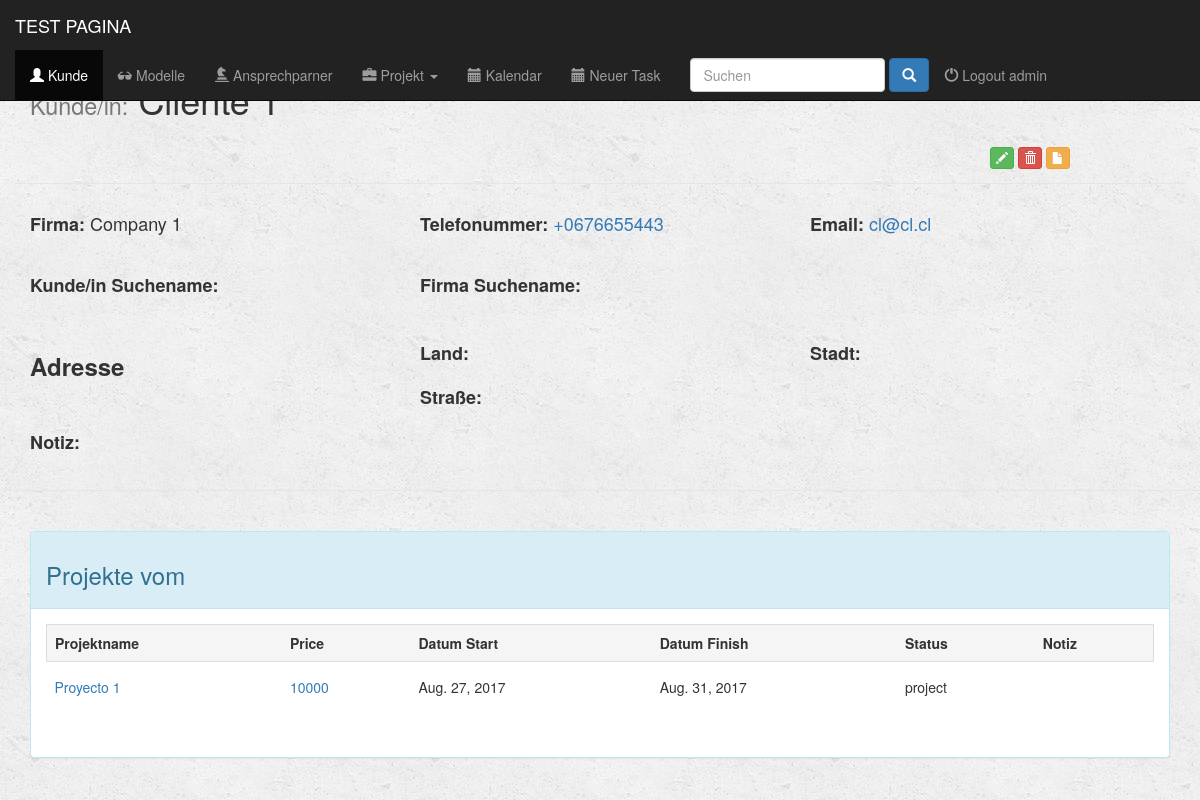
The page /apli/client/1/ (signed in) on the database its author committed.
### apli/models.py (models this page shows, shortened)
class Client(models.Model):
    name = models.CharField(max_length=200)
    name_short = models.CharField(max_length=100, blank=True)
    company = models.CharField(max_length=200, blank=True)
    company_short = models.CharField(max_length=100, blank=True)
    country = models.CharField(max_length=50, blank=True)
    city = models.CharField(max_length=50, blank=True)
    zip_code = models.CharField(max_length=15, blank=True)
    address = models.CharField(max_length=100, blank=True)
    email = models.EmailField()
    phone_regex = RegexValidator(regex=r'^\+?1?\d{9,15}$', message="Phone number must be entered in the format: '+999999999'. Up to 15 digits allowed.")
    phone = models.CharField(validators=[phone_regex], max_length=15)
    comment = models.CharField(max_length=500, blank=True)
    class Meta:
        verbose_name = 'Client'
        verbose_name_plural = 'Clients'

class Project(models.Model):
    name = models.CharField(max_length=200)
    client = models.ForeignKey(Client, on_delete=models.CASCADE)
    start = models.DateField()
    finish = models.DateField()
    user = models.ForeignKey(User, on_delete=models.CASCADE)
    comment = models.CharField(max_length=500, blank=True)
    sort = models.CharField(max_length=8, choices=(('angebot', 'angebot'), ('aufttrag', 'aufttrag'), ('job', 'job'),), default='angebot')
    statut = models.CharField(max_length=8, choices=(('project', 'project'), ('confirmed', 'confirmed'), ('realized', 'realized'), ('acquitted', 'acquitted'), ('canceled', 'canceled'),), default='angebot')
    all_day = models.IntegerField(null=True, blank=True)
    half_day = models.IntegerField(null=True, blank=True)
    half_day_price_pro = models.IntegerField(null=True, blank=True)
    all_day_price_pro = models.IntegerField(null=True, blank=True)
    over_price_pro = models.IntegerField(null=True, blank=True)
    all_in_price_pro = models.IntegerField(null=True, blank=True)
    half_day_price_semipro = models.IntegerField(null=True, blank=True)
    all_day_price_semipro = models.IntegerField(null=True, blank=True)
    over_price_semipro = models.IntegerField(null=True, blank=True)
    all_in_price_semipro = models.IntegerField(null=True, blank=True)
    country = models.CharField(max_length=50, blank=True)
    city = models.CharField(max_length=50, blank=True)
    zip_code = models.CharField(max_length=15, blank=True)
    address = models.CharField(max_length=100, blank=True)
    comment_address = models.CharField(max_length=500, blank=True)
    honorary_base = models.IntegerField(null=True, blank=True)
    honorary_plus = models.IntegerField(null=True, blank=True)
    quantity_models_honorary_plus = models.IntegerField(null=True, blank=True)
    ms_price = models.IntegerField(null=True, blank=True)
    ms_hours = models.IntegerField(null=True, blank=True)
    requirement_price = models.IntegerField(null=True, blank=True)
    requirement_hours = models.IntegerField(null=True, blank=True)
    requisiten_price_for_each_model = models.IntegerField(null=True, blank=True)
    other_title = models.CharField(max_length=50, blank=True)
    other_description = models.CharField(max_length=200, blank=True)
    other_price = models.IntegerField(null=True, blank=True)
    other_hours = models.IntegerField(null=True, blank=True)
    photo_price = models.IntegerField(null=True, blank=True)
    photo_hours = models.IntegerField(null=True, blank=True)
    total_price = models.IntegerField(null=True, blank=True)
    tax = models.IntegerField(default=19)

### apli/views.py (the view)
# urls.py: url(r'^client/(?P<pk>[0-9]+)/$', views.detail_client, name='detail_client'),
@login_required(login_url='/register/login/')
def detail_client(request, pk):
    client = get_object_or_404(Client, id=pk)
    all_projects = client.project_set.all()
    return render(request, 'apli/detail_client.html', {'client': client, 'all_projects': all_projects})

### fullcalendar/fullcalendar.py (called while the page is built)
def css_url():
    return FULLCALENDAR['css_url']

def print_css_url():
    return FULLCALENDAR['print_css_url']

def javascript_url():
    return FULLCALENDAR['javascript_url']

def jquery_url():
    return FULLCALENDAR['jquery_url']

def jquery_ui_url():
    return FULLCALENDAR['jquery_ui_url']

### fullcalendar/templatetags/fullcalendar_tags.py (called while the page is built)
@register.inclusion_tag("fullcalendar/calendar_init.html")
def calendar_init(calendar_config_options):
    return {'calendar_config_options': mark_safe(calendar_config_options)}

@register.simple_tag
def fullcalendar_css_url():
    return css_url()

@register.simple_tag
def fullcalendar_print_css_url():
    return print_css_url()

@register.simple_tag
def fullcalendar_javascript_url():
    return javascript_url()

@register.simple_tag
def fullcalendar_jquery_url():
    return jquery_url()

@register.simple_tag
def fullcalendar_jquery_ui_url():
    return jquery_ui_url()

@register.simple_tag
def fullcalendar_css():
    url = fullcalendar_css_url()
    return mark_safe("<link href='%s' rel='stylesheet' />" % url)

@register.simple_tag
def fullcalendar_print_css():
    url = fullcalendar_print_css_url()
    return mark_safe("<link href='%s' rel='stylesheet' media='print' />" % url)

@register.simple_tag
def fullcalendar_jquery():
    url = fullcalendar_jquery_url()
    return mark_safe("<script src='%s'></script>" % url)

@register.simple_tag
def fullcalendar_jquery_ui():
    url = fullcalendar_jquery_ui_url()
    return mark_safe("<script src='%s'></script>" % url)

@register.simple_tag
def fullcalendar_javascript():
    url = fullcalendar_javascript_url()
    return mark_safe("<script src='%s'></script>" % url)

### apli/templates/apli/detail_client.html (shortened to what this page needs)
{% extends 'apli/base.html' %}
{% block clients_active %}active{% endblock %}
{% block body %}
    <div class="container">
        <h1><small>Kunde/in:</small> {{client.name}}</h1>
    </div>
    <div class="container  modal-header">
        <div class="row">
            <a href="{% url 'client_update' client.id %}" <button type="submit" class="btn btn-success btn-xs glyphicon glyphicon-pencil col-md-offset-10" data-toggle="modal"></a>
            <a href="{% url 'client_delete' client.id %}" <button type="submit" class="btn btn-danger btn-xs glyphicon glyphicon-trash col-md" data-toggle="modal"></a>
            <a href="#ventana3" <button type="submit" class="btn btn-warning btn-xs glyphicon glyphicon-file col-md" data-toggle="modal"></a>
        </div>
    </div>
    <div class= "container">
        <br>
        <div class="row">
            <div class="container col-md-4">
                <h4><b>Firma:</b> {{client.company}}</h4>
            </div>
            <div class="container col-md-4">
                <h4><b>Telefonummer:</b> <a href="tel:{{ client.phone }}">{{client.phone}}</a></h4>
            </div>
            <div class="container  col-md-4">
                <h4><b>Email:</b> <a href="mailto:{{ client.email }}">{{client.email}}</a></h4>
            </div>
        </div>
        <br>
        <div class="row">
            <div class="container col-md-4">
                <h4><b>Kunde/in Suchename:</b> {{client.name_short}}</h4>
            </div>
            <div class="container  col-md-4">
                <h4><b>Firma Suchename:</b> {{client.company_short}}</h4>
            </div>
        </div>
        <br>
        <div class="row">
            <div class="container  col-md-4">
                <h3 class="form-control-static"><b>Adresse</b> </h3>
            </div>
            <div class="container  col-md-4">
                <h4 class="form-control-static" ><b>Land:</b> {{client.country}}</h4>
             </div>
            <div class="container  col-md-4">
                <h4 class="form-control-static"><b>Stadt:</b> {{client.city}}
            </div>
            </h4><div class="container  col-md-4">
                <h4 class="form-control-static"><b>Straße:</b> {{client.address}}
            </div>
        </div>
        <div class="row">
            <div class="container  col-md-8">
                <h4 class="form-control-static"><b> Notiz:</b>{{client.comment}} </h4>
            </div>
        </div>
    </div>
    <div class="row modal-header"></div>
    <br>
    <br>
    <div class="container">
        <div class="panel panel-info">
            <div class="panel-heading">
                <h3>Projekte vom   {{client.nombre_completo}}</h3>
            </div>
            <div class="panel-body">
                {% if all_projects %}
                    <div class="table-responsive">
                        <table class="table table-hover  ">
                            <tr class="active table-bordered">
                                <th>Projektname</th>
                                <th>Price</th>
                                <th>Datum Start</th>
                                <th>Datum Finish</th>
                                <th>Status</th>
                                <th>Notiz</th>
                            </tr>
                            {% for project in all_projects %}
                                <tr>
                                    <td><a href="{% url 'detail_project' project.id %}"><p class="form-control-static">{{project.name}}<p></a></td>
                                    <td><a><p class="form-control-static">{{project.total_price}}<p></a></td>
                                    <td><p class="form-control-static">{{project.start}}<p></td>
                                    <td><p class="form-control-static">{{project.finish}}<p></td>
                                    <td><p class="form-control-static">{{project.statut}}<p></td>
                                    <td><p class="form-control-static">{{project.comment}}<p></td>
                                </tr>
                            {% endfor %}
                        </table>
                    </div>
                {% else %}
                    <p> Keine Projekte </p>
                {% endif %}
            </div>
        </div>
    </div>
{% endblock %}

### apli/templates/apli/base.html (shortened to what this page needs)
{% load fullcalendar_tags %}
{% load static from staticfiles %}
<!DOCTYPE html>
<html lang="en">
    <head>
        {% fullcalendar_css %}
        {% fullcalendar_print_css %}
        <link rel="stylesheet" href="https://maxcdn.bootstrapcdn.com/bootstrap/3.3.6/css/bootstrap.min.css">
        <link rel="stylesheet" type="text/css" href="{% static 'apli/style.css' %}"/>
    </head>
    <body>
        <div class="container-fluid">
            <header>
                <div="row">
                    <nav class="navbar navbar-inverse navbar-fixed-top" role="navigation">
                        <div class="container-fluid">
                            <div class="navbar-header">
                                <a href="{% url 'ingreso' %}" class="navbar-brand">TEST PAGINA</a>
                            </div>
                            <div class="collapse navbar-collapse" id="topNavBar">
                                <ul class="nav navbar-nav">
                                    <li role="presentation" class="{% block clients_active %}{% endblock %}"><a href="{% url 'index_client' %}"><span class="glyphicon glyphicon-user" aria-hidden="true"></span> Kunde</a></li>
                                    <li role="presentation" class="{% block models_active %}{% endblock %}"><a href="{% url 'index_model' %}"><span class="glyphicon glyphicon-sunglasses" aria-hidden="true"></span> Modelle</a></li>
                                    <li role="presentation" class="{% block personas_active %}{% endblock %}"><a href="{% url 'index_personas' %}"><span class="glyphicon glyphicon-knight" aria-hidden="true"></span> Ansprechparner</a></li>
                                    <li class="dropdown">
                                        <a href="#" class="dropdown-toggle" data-toggle="dropdown" role="button" aria-expanded="false">
                                            <span class="glyphicon glyphicon-briefcase" aria-hidden="true"></span>
                                            Projekt
                                            <span class="caret"></span>
                                        </a>
                                    </li>
                                    <li role="presentation" class="{% block calendario_active %}{% endblock %}"><a href="{% url 'calendar_by_user' %}"><span class="glyphicon glyphicon-calendar" aria-hidden="true"></span> Kalendar</a></li>
                                    <li role="presentation" class="{% block task_active %}{% endblock %}}"><a href="{% url 'index_task' %}"><span class="glyphicon glyphicon-calendar" aria-hidden="true"></span> Neuer Task</a></li>
                                    <li role="presentation" >
                                        <form  method="GET" action="{% url 'busca' %}" class="navbar-form navbar-right" role="search" >
                                            <input type="text" placeholder="Suchen" class="form-control" name="q" value="{{ request.GET.q }}">
                                            <button type="submit" class="btn btn-primary ">
                                                <span class="glyphicon glyphicon-search"></span>
                                            </button>
                                        </form>
                                     </li>
                                    <div class= "nav navbar-nav" >
                                        {% if request.user.is_authenticated %}
                                            <li role="presentation" class="pull-right"><a href="{% url 'logout' %}" > <span class="glyphicon glyphicon-off" aria-hidden="true"></span> Logout {{ user }} </a></li>
                                        {% endif %}
                                    </div>
                                </ul>
                            </div>
                        </div>
                    </nav>
                </div>
        {% block body %}
        {% endblock %}
    </body>
</html>

### apli/static/apli/style.css (style rules this page uses)
body { background: white url("images/background.png"); }

### apli/templates/apli/base.html (style rules this page uses)
body { padding-top:60px; }

### rows shown on the page
Client: company "Company 1", phone "+0676655443", email "cl@cl.cl"
Project: name "Proyecto 1", total_price "10000", start "Aug. 27, 2017", finish "Aug. 31, 2017", statut "project"

### other values the page prints
{{ user }} "admin"
